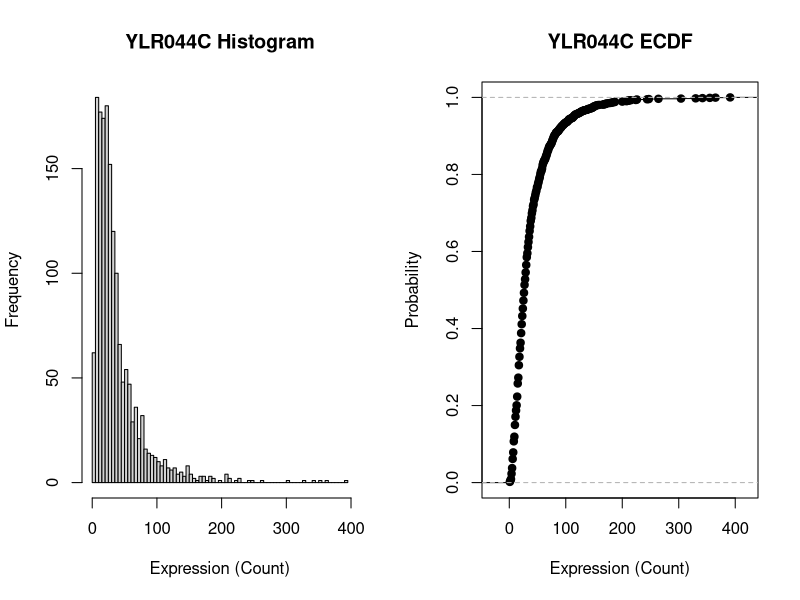
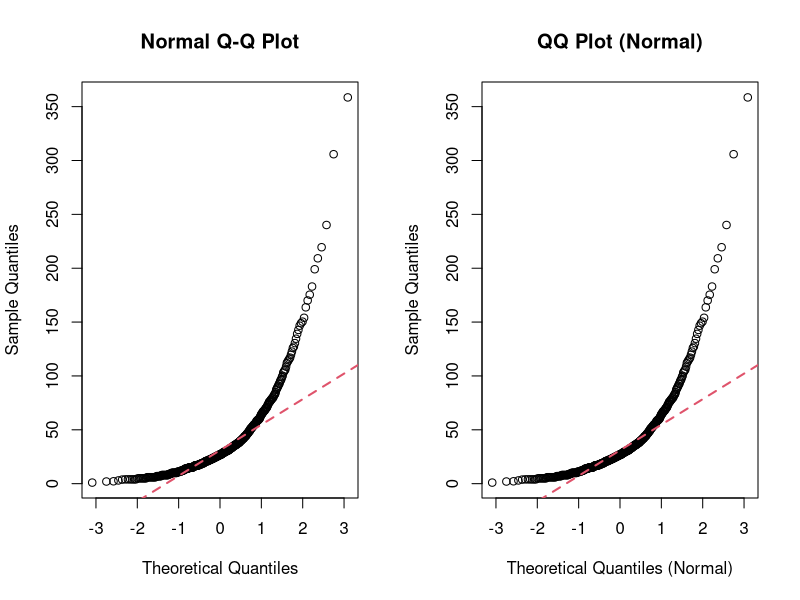
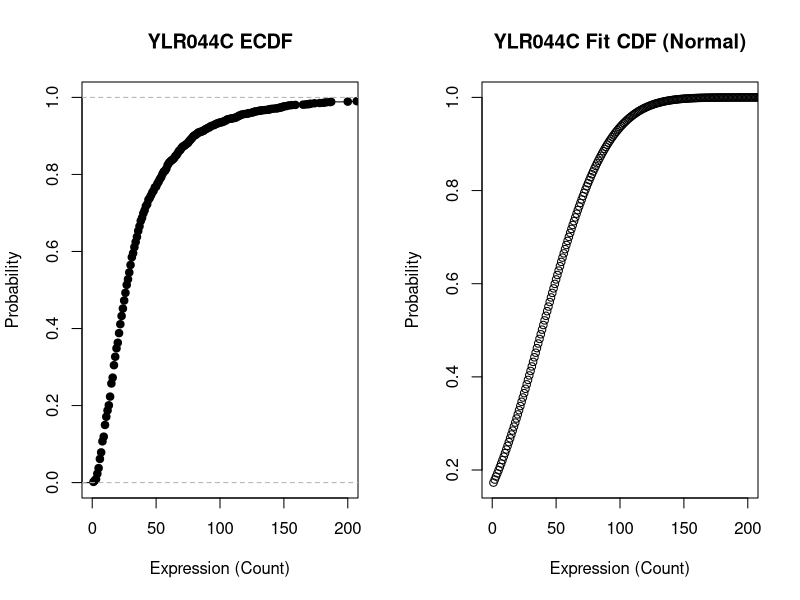
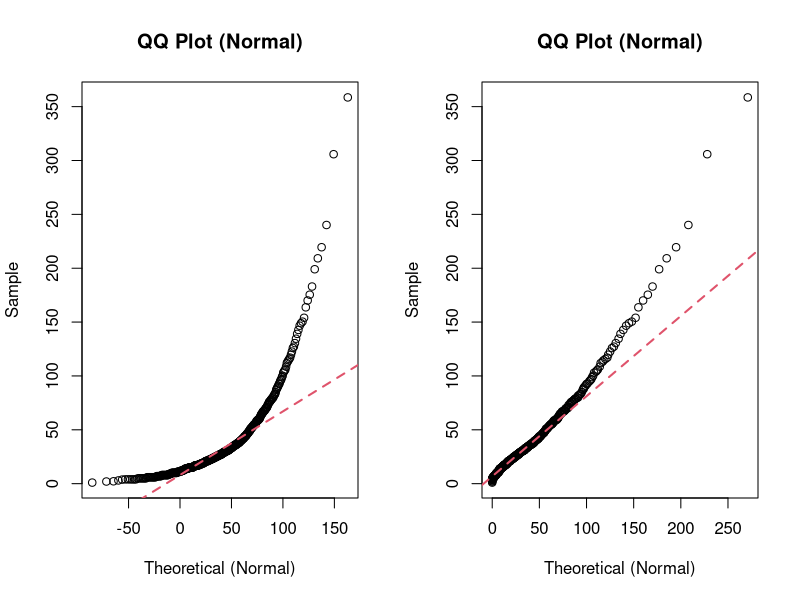

Generate these figures, in order, with R:
## ---- chunk 1
# Do not change any options in this setup block

knitr::opts_chunk$set(echo = TRUE, error=TRUE)

# Import libraries
require(MASS)
## ---- chunk 2
if (file.exists("math_work.png")) {knitr::include_graphics("math_work.png")}
## ---- chunk 3
example.expression.data <- read.delim("Week_4_Example.tsv")
## ---- chunk 4
# The ecdf() function calculates an EMPIRICAL CDF
# It returns an ECDF object
# All you need to know about that object is that plot() knows what it is and will handle it fine
ylr044c.data <- example.expression.data$YLR044C
ylr044c.ecdf <- ecdf(ylr044c.data)

# Lets plot the histogram against the ECDF
par(mfrow=c(1,2))
hist(ylr044c.data, main="YLR044C Histogram", breaks = 100, xlab="Expression (Count)")
plot(ylr044c.ecdf, main = "YLR044C ECDF", xlab="Expression (Count)", ylab="Probability")
## ---- chunk 5
par(mfrow=c(1,2))

quantile.data <- quantile(ylr044c.data, ppoints(500))
normal.quantiles <- qnorm(ppoints(500))

## The qqnorm function is a quick way to do a qqplot for the normal distribution
qqnorm(quantile.data)
qqline(quantile.data, col = 2, lwd = 2, lty = 2)

## The qqplot function is a general plot function - you can plot a QQ plot for any distribution
## Here we're just doing normal again
qqplot(normal.quantiles,quantile.data, main = "QQ Plot (Normal)", xlab="Theoretical Quantiles (Normal)", ylab="Sample Quantiles")
qqline(quantile.data, col = 2, lwd = 2, lty = 2)
## ---- chunk 6
norm.fit <- MASS::fitdistr(ylr044c.data, densfun = "normal")
norm.fit
## ---- chunk 7
par(mfrow=c(1,2))

fit.normal.cdf <- pnorm(1:400, mean = norm.fit$estimate['mean'], sd = norm.fit$estimate['sd']) 

plot(ylr044c.ecdf, main = "YLR044C ECDF", xlab="Expression (Count)", ylab="Probability", xlim=c(0,200))
plot(fit.normal.cdf, main = "YLR044C Fit CDF (Normal)", xlab="Expression (Count)", ylab="Probability", xlim=c(0,200))
## ---- chunk 8
normal.fit.quantile.function <- function(x) {qnorm(x, mean=norm.fit$estimate['mean'], sd = norm.fit$estimate['sd'])}
normal.fit.quantiles <- normal.fit.quantile.function(ppoints(500))

qqplot(normal.fit.quantiles, quantile.data, main = "QQ Plot (Normal)", xlab="Theoretical (Normal)", ylab="Sample")
qqline(quantile.data, distribution = normal.fit.quantile.function,  col = 2, lwd = 2, lty = 2)
## ---- chunk 9
geom.fit <- MASS::fitdistr(example.expression.data$YLR044C, densfun = "geometric")
geom.fit
## ---- chunk 10
geom.fit.quantile.function <- function(x) {qgeom(x, prob = geom.fit$estimate['prob'])}
geom.fit.quantiles <- geom.fit.quantile.function(ppoints(500))

qqplot(geom.fit.quantiles, quantile.data, main = "QQ Plot (Normal)", xlab="Theoretical (Normal)", ylab="Sample")
qqline(quantile.data, distribution = geom.fit.quantile.function,  col = 2, lwd = 2, lty = 2)
